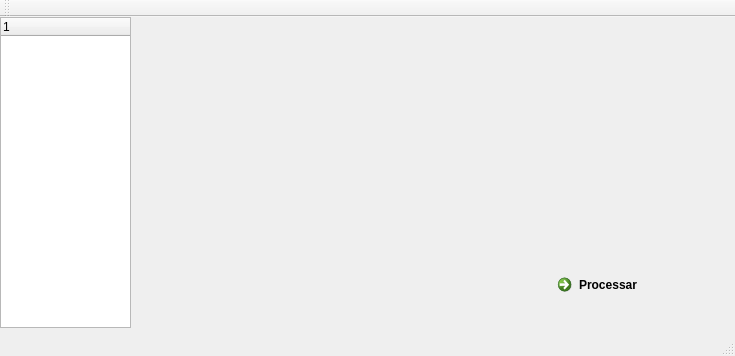
<?xml version="1.0" encoding="UTF-8"?>
<ui version="4.0">
 <class>MainWindow</class>
 <widget class="QMainWindow" name="MainWindow">
  <property name="geometry">
   <rect>
    <x>0</x>
    <y>0</y>
    <width>735</width>
    <height>356</height>
   </rect>
  </property>
  <property name="windowTitle">
   <string>MainWindow</string>
  </property>
  <widget class="QWidget" name="centralWidget">
   <widget class="QTreeWidget" name="treeWidget">
    <property name="geometry">
     <rect>
      <x>0</x>
      <y>0</y>
      <width>131</width>
      <height>311</height>
     </rect>
    </property>
    <column>
     <property name="text">
      <string notr="true">1</string>
     </property>
    </column>
   </widget>
   <widget class="QCommandLinkButton" name="commandLinkButton">
    <property name="geometry">
     <rect>
      <x>550</x>
      <y>250</y>
      <width>168</width>
      <height>41</height>
     </rect>
    </property>
    <property name="text">
     <string>Processar</string>
    </property>
   </widget>
  </widget>
  <widget class="QMenuBar" name="menuBar">
   <property name="geometry">
    <rect>
     <x>0</x>
     <y>0</y>
     <width>735</width>
     <height>20</height>
    </rect>
   </property>
  </widget>
  <widget class="QToolBar" name="mainToolBar">
   <attribute name="toolBarArea">
    <enum>TopToolBarArea</enum>
   </attribute>
   <attribute name="toolBarBreak">
    <bool>false</bool>
   </attribute>
  </widget>
  <widget class="QStatusBar" name="statusBar"/>
 </widget>
 <layoutdefault spacing="6" margin="11"/>
 <resources/>
 <connections/>
</ui>
